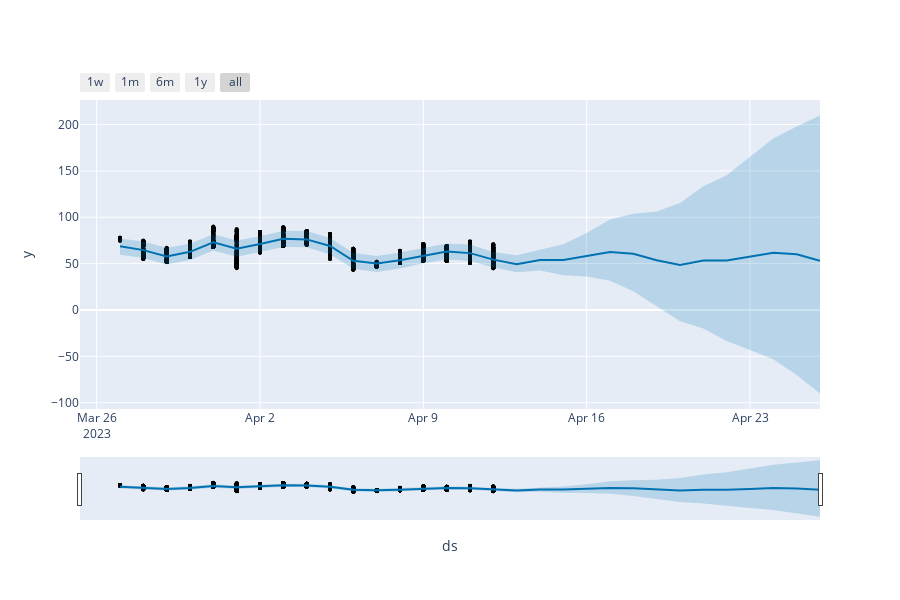

The code cell stored with this chart in its notebook:
### Code cell
# forcast 3
plot_plotly(m, temp2Weekforecast)
